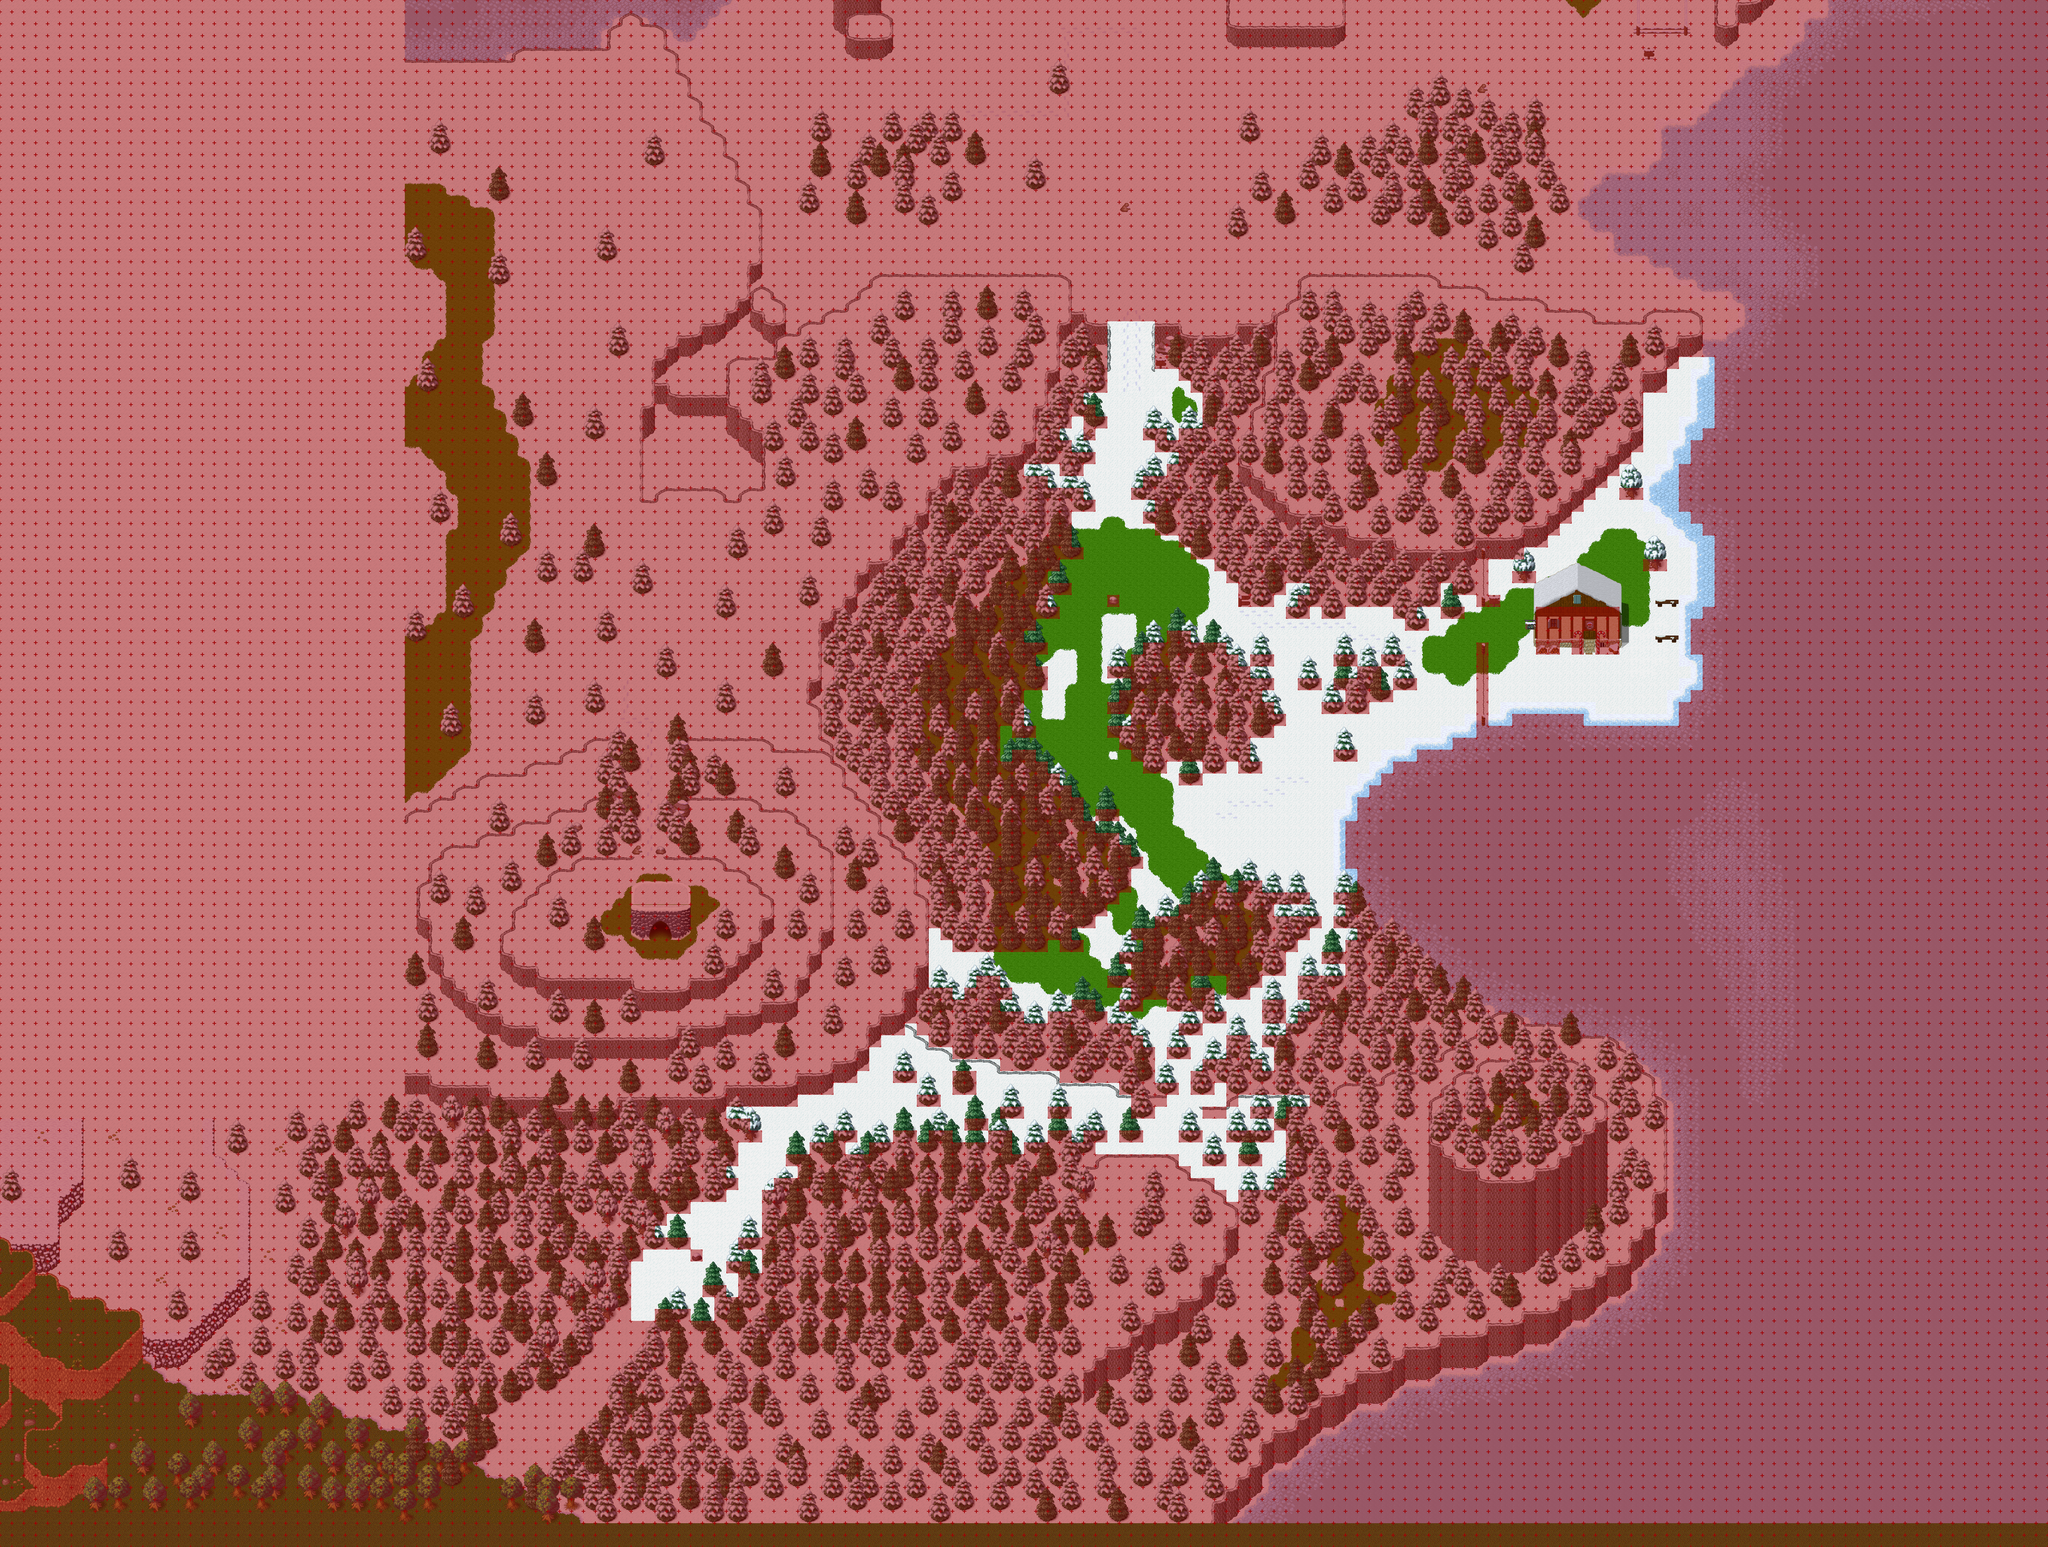

A 2D game scene composited from a Tiled map and its tileset images. What follows is a short description and the map's XML, with each tile layer's data collapsed to a summary:
An orthogonal 172x130 tile map with 32x32 px tiles, 6 tile layers (Ground, Ground2, Fringe, Over, ...), 1 hidden layer not drawn, 10 tilesets and 8 objects (4x spawn, 3x warp, fixme).

<map version="1.0" tiledversion="1.0.3" orientation="orthogonal" renderorder="right-down" width="172" height="130" tilewidth="32" tileheight="32" nextobjectid="11">
 <properties>
  <property name="author" value="TMW/LoF" />
  <property name="license" value="GPL v2+" />
  <property name="manaplus version" value="2" />
  <property name="minimap" value="graphics/minimaps/019-4.png" />
  <property name="music" value="water_prelude.ogg" />
  <property name="name" value="Romantic Place" />
  <property name="overlay0image" value="graphics/images/ambient/snow.png" />
  <property name="overlay0parallax" value="1.0" />
  <property name="overlay0scrollX" value="0.6" />
  <property name="overlay0scrollY" value="2.1" />
  <property name="overlay1image" value="graphics/images/ambient/darkness2.png" />
  <property name="overlay1mask" value="2" />
  <property name="overlay1parallax" value="1.0" />
  <property name="overlay1scrollX" value="0.2" />
  <property name="overlay1scrollY" value="0.1" />
  <property name="overlay2image" value="graphics/images/ambient/darkness1.png" />
  <property name="overlay2mask" value="4" />
  <property name="overlay2parallax" value="1.0" />
  <property name="overlay2scrollX" value="0.3" />
  <property name="overlay2scrollY" value="0.2" />
  <property name="overlay3image" value="graphics/images/ambient/night.png" />
  <property name="overlay3mask" value="8" />
  <property name="overlay3keepratio" value="true" />
  <property name="overlay4image" value="graphics/images/ambient/rain.png" />
  <property name="overlay4mask" value="16" />
  <property name="overlay4parallax" value="1.0" />
  <property name="overlay4scrollX" value="-0.3" />
  <property name="overlay4scrollY" value="1.6" />
  <property name="overlay5image" value="graphics/images/ambient/sandstorm.png" />
  <property name="overlay5mask" value="32" />
  <property name="overlay5parallax" value="1.0" />
  <property name="overlay5scrollX" value="0.2" />
  <property name="overlay5scrollY" value="0.1" />
  <property name="overlay6image" value="graphics/images/ambient/snow.png" />
  <property name="overlay6mask" value="64" />
  <property name="overlay6parallax" value="1.0" />
  <property name="overlay6scrollX" value="0.2" />
  <property name="overlay6scrollY" value="0.1" />
  <property name="overlay7image" value="graphics/images/ambient/snow.png" />
  <property name="overlay7parallax" value="1.2" />
  <property name="overlay7scrollX" value="0.1" />
  <property name="overlay7scrollY" value="1.6" />
 </properties>
 <tileset firstgid="1" source="../graphics/tilesets/collision.tsx" />
 <tileset firstgid="10" source="../graphics/tilesets/snow.tsx" />
 <tileset firstgid="266" source="../graphics/tilesets/snow_x2.tsx" />
 <tileset firstgid="282" source="../graphics/tilesets/snow_tree_x3.tsx" />
 <tileset firstgid="286" source="../graphics/tilesets/lof/woodland_village_winter.tsx" />
 <tileset firstgid="542" source="../graphics/tilesets/snow_ground.tsx" />
 <tileset firstgid="619" source="../graphics/tilesets/snow_village.tsx" />
 <tileset firstgid="875" source="../graphics/tilesets/snow2.tsx" />
 <tileset firstgid="1131" source="../graphics/tilesets/woodland_x3.tsx" />
 <tileset firstgid="1163" source="../graphics/tilesets/woodland_ground.tsx" />
 <layer name="Ground" width="172" height="130">
  <data>[22360 cells, 22360 non-empty, 110 distinct tile ids]</data>
 </layer>
 <layer name="Ground2" width="172" height="130">
  <data>[22360 cells, 2045 non-empty, 75 distinct tile ids]</data>
 </layer>
 <layer name="Fringe" width="172" height="130">
  <data>[22360 cells, 1679 non-empty, 74 distinct tile ids]</data>
 </layer>
 <layer name="Over" width="172" height="130">
  <data>[22360 cells, 13 non-empty, 2 distinct tile ids]</data>
 </layer>
 <layer name="Over2" width="172" height="130">
  <data>[22360 cells, 123 non-empty, 33 distinct tile ids]</data>
 </layer>
 <layer name="Collision" width="172" height="130">
  <data>[22360 cells, 20754 non-empty, 1 distinct tile ids]</data>
 </layer>
 <layer name="Heights" width="172" height="130" visible="0">
  <data>[22360 cells, 0 non-empty, 0 distinct tile ids]</data>
 </layer>
 <objectgroup name="Objects">
  <object id="1" name="Mobile Margin" type="fixme" x="1120" y="3520" width="640" height="640" />
 </objectgroup>
 <objectgroup color="#ff7f00" name="Spawns" visible="0">
  <object id="2" name="Water Fairy" type="spawn" x="2272" y="1216" width="1472" height="1376">
   <properties>
    <property name="death" value="30000" />
    <property name="max_beings" value="6" />
    <property name="monster_id" value="1184" />
    <property name="spawn" value="100000" />
   </properties>
  </object>
  <object id="3" name="Alpha Mouboo" type="spawn" x="1536" y="2688" width="2368" height="1248">
   <properties>
    <property name="death" value="30000" />
    <property name="max_beings" value="2" />
    <property name="monster_id" value="1056" />
    <property name="spawn" value="100000" />
   </properties>
  </object>
  <object id="8" name="Fluffy" type="spawn" x="1824" y="192" width="2880" height="3360">
   <properties>
    <property name="death" value="30000" />
    <property name="max_beings" value="18" />
    <property name="monster_id" value="1022" />
    <property name="spawn" value="100000" />
   </properties>
  </object>
  <object id="9" name="Azul Slime" type="spawn" x="2560" y="1184" width="2368" height="1984">
   <properties>
    <property name="death" value="30000" />
    <property name="max_beings" value="6" />
    <property name="monster_id" value="1095" />
    <property name="spawn" value="100000" />
   </properties>
  </object>
 </objectgroup>
 <objectgroup color="#00ff7f" name="Warps">
  <object id="4" name="To Snow Field" type="warp" x="2976" y="864" width="128" height="32">
   <properties>
    <property name="dest_map" value="019-1" />
    <property name="dest_x" value="61" />
    <property name="dest_y" value="101" />
   </properties>
  </object>
  <object id="6" name="To Christmas Workshop" type="warp" x="4256" y="1696" width="32" height="32">
   <properties>
    <property name="dest_map" value="019-4-1" />
    <property name="dest_x" value="50" />
    <property name="dest_y" value="45" />
   </properties>
  </object>
  <object id="10" name="To Woodlands" type="warp" x="1696" y="3520" width="64" height="32">
   <properties>
    <property name="dest_map" value="014-5" />
    <property name="dest_x" value="192" />
    <property name="dest_y" value="17" />
   </properties>
  </object>
 </objectgroup>
</map>
